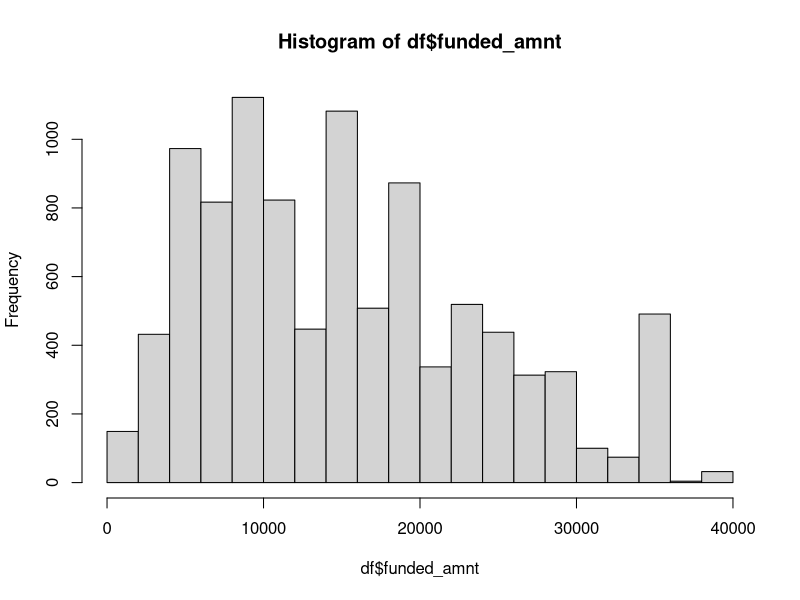
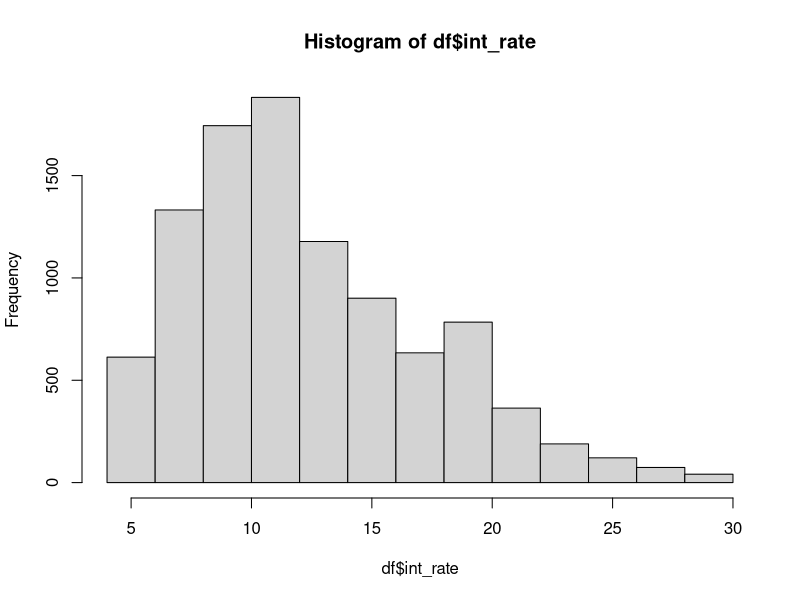
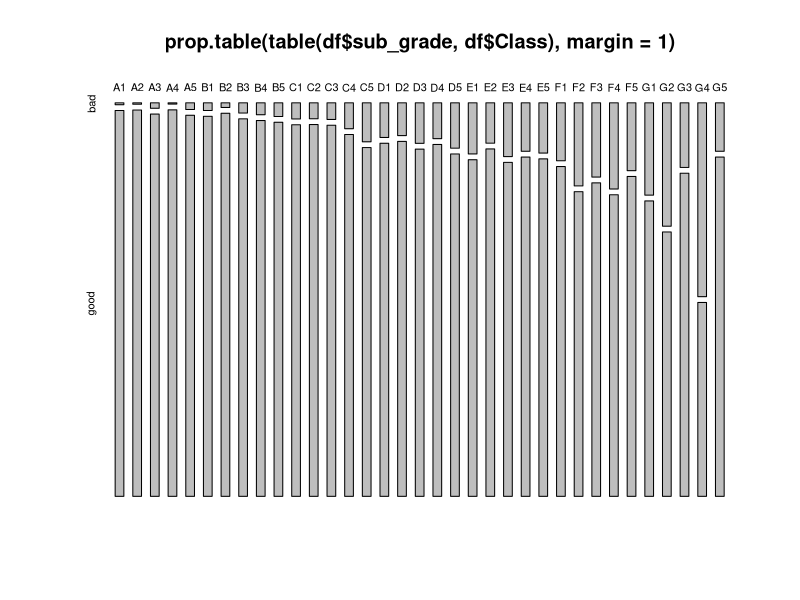
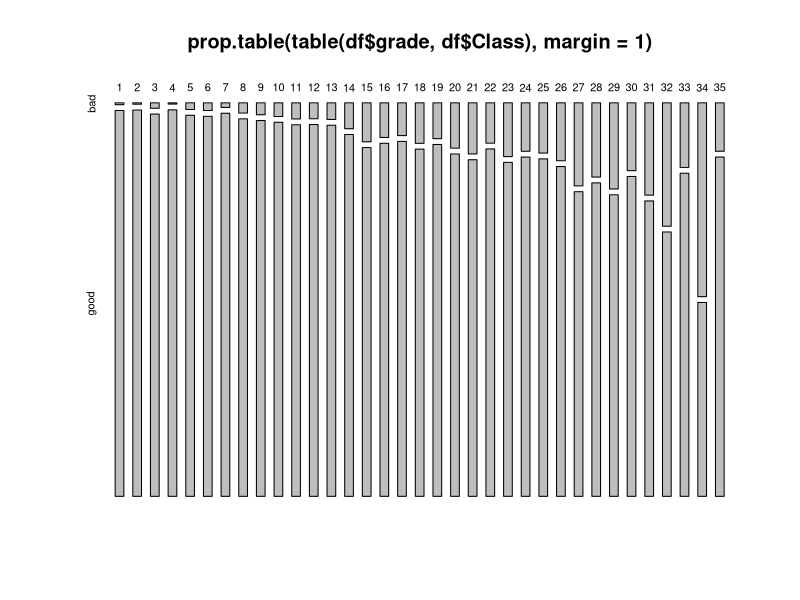
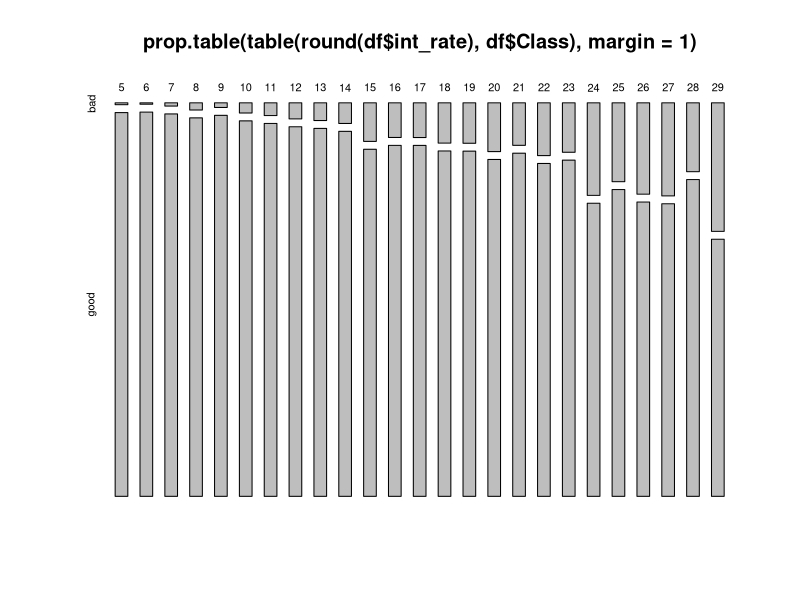
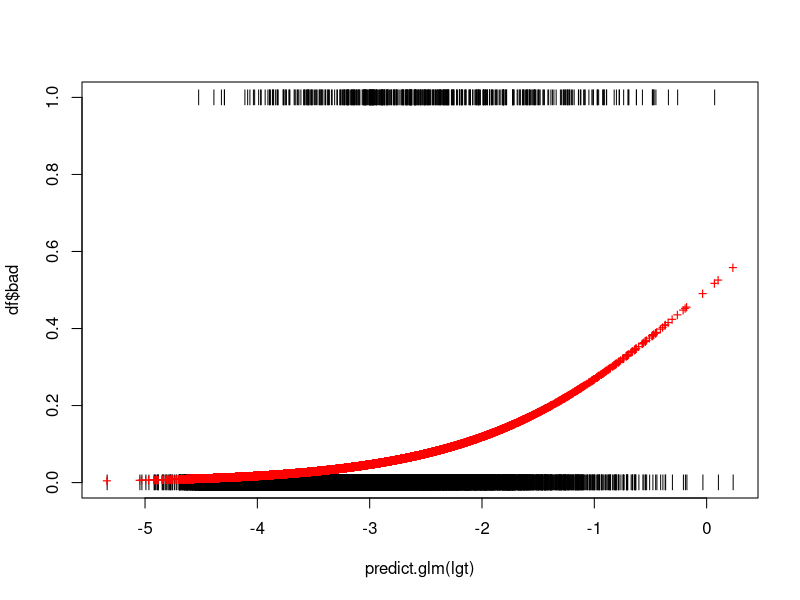
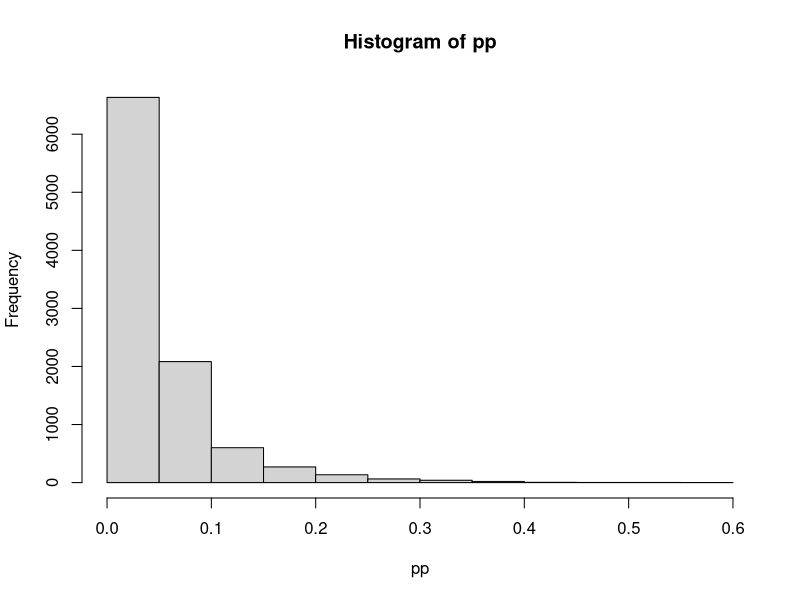

R code for these plots, in order: (Note: this script raises an error after producing the figures.)
#install.packages("modeldata")
# Задача классификации и метод ближайших соседей
library(modeldata)
data("lending_club")
df <- lending_club
rm(lending_club)
summary(df)
str(df) # тип переменных

table(df$Class)
df$bad <- (df$Class == "bad") + 0
table(df$bad)

hist(df$funded_amnt) # гистограмма суммы, которую выдали
# hist(log(df$funded_amnt))

levels(df$term) # функция показывает уровни
df$term_num <- ifelse(df$term=="term_36", 36, 60) # срок, месяцы
table(df$term_num)

hist(df$int_rate) # ставка процента
table(df$sub_grade) # классы заемщиков
prop.table(table(df$sub_grade, df$Class))
table(df$sub_grade, df$Class)

#переведем в пропорции штуки 
prop.table(table(df$sub_grade, df$Class), margin=1)
plot(prop.table(table(df$sub_grade, df$Class), margin=1))

#названия колонок в цифрах
df$grade=as.numeric(df$sub_grade)
plot(prop.table(table(df$grade, df$Class), margin=1))

#перевод дохода в лог с учетом минимума в 1000
df$log_inc=log(pmax(df$annual_inc, 1000))

#округлить ставки, перейти к пропорциям
plot(prop.table(table(round(df$int_rate), df$Class), margin=1))
#чем больше ставка, тем больше вероятность, что не вернут 


#логит 
lgt=glm(df$bad~df$funded_amnt+df$term_num+df$int_rate+df$grade+df$log_inc, family = "binomial")
summary(lgt)
lgt

fitted(lgt)#расчетные вероятности 
predict.glm(lgt)
plot(df$bad~predict.glm(lgt),pch="|")
points(fitted(lgt)~predict.glm(lgt),pch="+", col="red")

#прогнозирование 
#с использованием тренировочной выборки 
n=nrow(df)
train=sample(n, 0.8*n)#80%
test=(1:n)[-train] #20%

#оцениваем туже модель, но с подмножеством
lgt1=glm(df$bad~df$funded_amnt+df$term_num+df$int_rate+df$grade+df$log_inc, family = binomial, subset = train)
pp=predict(lgt1, newdata=list(df[test, ]), type="response") #df[test,] строчки трейн, столбцы все
hist(pp)
table(df$bad[test], pp>0.4)#матрица

#кривая ROC
install.packages("pROC")
pROC::plot.roc(df$bad[test],pp)
pROC::roc(df$bad[test],pp)




# install.packages('modeldata')
library('modeldata')

data('lending_club')
df = lending_club
rm(lending_club) # удалить 
summary(df)
str(df)

# Посмотреть сколько хороших и плохих
table(df$Class)

# Перевести зависимую переменную в 0,1
df$bad = (df$Class == 'bad') + 0
table(df$bad)

# Гистограммы количественных объясняющих переменных
hist(df$funded_amnt)
hist(df$annual_inc)

# Округлить процентные ставки, перейти к пропорциям в таблице сопряженности, нарисовать
plot(prop.table(table(round(df$int_rate), df$Class), margin = 1))

# Перевести доход в логарифмы, учитывая минимум 1000
df$log_inc = log(pmax(df$annual_inc, 1000))

# Посмотреть на качественную объясняющую переменную term, перевести ее в число
levels(df$term)
df$term_num = ifelse(df$term == 'term_36', 36, 60)
table(df$term_num)

# Посмотреть таблицу сопряженности для sub_grade в штуках и в долях, перевести в числа
levels(df$sub_grade)
table(df$sub_grade, df$bad)
prop.table(table(df$sub_grade, df$Class), margin = 1)
plot(prop.table(table(df$sub_grade, df$Class), margin = 1))
df$grade = as.numeric(df$sub_grade)

# Оценим логит
lgt = glm(bad ~ funded_amnt + term_num + int_rate + grade + log_inc, data = df, family = binomial)
summary(lgt)
fitted(lgt) # расчетные
predict.glm(lgt) # предсказанные

# График наблюдений с вероятностями 
plot(df$bad ~ predict.glm(lgt), col = 'blue')
points(fitted(lgt) ~ predict.glm(lgt), pch = '--')


# Прогнозирование на тестовой
n = nrow(df)
train = sample(n, 0.8*n)
test = (1:n)[-train]
lgt = glm(bad ~ funded_amnt + term_num + int_rate + grade + log_inc, data = df, subset = train, family = binomial)
summary(lgt)
pp = predict(lgt, newdata = df[test, ], type = 'response') # предсказанные вероятности
table(df$bad[test], pp > 0.2) #матрица 

# ROC
# install.packages('pROC')
pROC::plot.roc(df$bad[test], pp)
